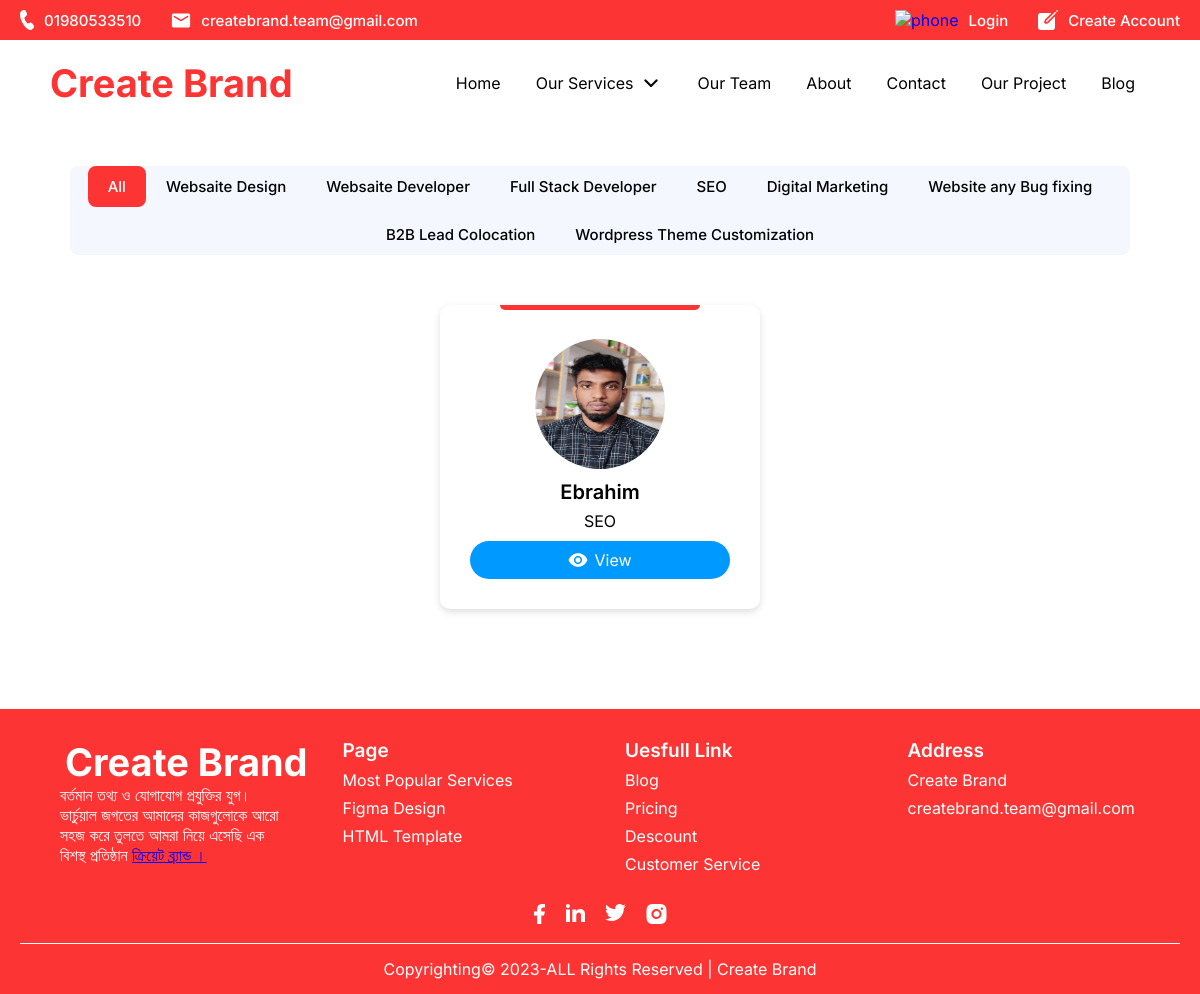
The app's page /Our-Team.php with its own data.
### tables this page shows
CREATE TABLE `ourteam` (
  `id` int(11) NOT NULL,
  `team_d` int(11) NOT NULL,
  `category` varchar(255) NOT NULL,
  `image` text NOT NULL,
  `name` varchar(255) NOT NULL,
  `designation` varchar(255) NOT NULL,
  `description` text DEFAULT NULL,
  `status` int(11) NOT NULL,
  `time` timestamp NOT NULL DEFAULT current_timestamp()
);

### assets/php/function.php (called while the page is built, shortened)
<?php
class fun{
    private $conn;
    function __construct() {
        $conne = new databese;
        $conne->connect();
        $this->conn =$conne->connect;
      }
      public function show($table_name){
        $qur = "SELECT * FROM $table_name  ORDER BY id DESC";
        $conn_c = mysqli_query($this->conn,$qur);
        if ($conn_c->num_rows> 0) {
            $data = $this->conn->query($qur);
            return $data;
        }else {
            return("No Data");
        }
      }
}
class databese{
    private   $servername = "localhost",
	$username = "root",
	$password = "",
	$database_name="createbrand";
    public function connect(){
        $this->connect = mysqli_connect($this->servername,$this->username,$this->password,$this->database_name);
    }
}
?>

### Our-Team.php (the view)
<?php require_once "include/header.php"; ?>
<link rel="stylesheet" href="assets/css/our-team.css">
<?php require_once "include/headerM.php";
$function = new fun();
?>
<section id="our-team">
   <div class="container">
    <div class="header-menu">
        <ul>
            <li class='active' data-team="All">All</li>
            <li data-team="Web Designer">Websaite Design</li>
            <li data-team="Web Developer">Websaite Developer</li>
            <li data-team="Full Stack Developer">Full Stack Developer</li>
            <li data-team="SEO">SEO</li>
            <li data-team="Digital Marketing">Digital Marketing</li>
            <li data-team="Website any Bug fixing">Website any Bug fixing</li>
            <li data-team="B2B Lead Colocation">B2B Lead Colocation</li>
            <li data-team="Wordpress Theme Customization">Wordpress Theme Customization</li>
        </ul>
    </div>
    <div class="row">
      <?php $row =  $function->show('ourteam');
        while($data = $row->fetch_assoc()){ ?>
        <div class="card" data-team="<?php echo $data['category'] ?>">
         <img src="assets/images/team/<?php echo $data['image'] ?>" alt="" class="card-img">
         <div class="text">
            <h3><?php echo $data['name'] ?></h3>
            <p><?php echo $data['category'] ?></p>
            <a href="#"><img src='assets/icons/view-icons.png'>View</a>
         </div>
        </div>
        <?php } ?>
    </div>
   </div>
</section>
<?php require_once "include/footer.php"; ?>

### assets/css/style.css (style rules this page uses)
section { margin: 0px; padding: 0px; overflow: hidden; }
* { margin: 0; padding: 0; box-sizing: border-box; }
body { font-family: 'Inter', sans-serif; }
:root { --primary: #FD3434; --Secondary:#0099ff; --light:#6e6e6e; --white:#fff; --bg:#FEEFEE; --bg2:#f4f7fd; --black:#252525; --box-shadow:0 .5rem 1.5rem rgba(0,0,0,.1) }
a { text-decoration: none; }
.container { max-width: 1200px; margin: 0 auto; width: 100%; padding: 0 20px; }

### assets/css/our-team.css (style rules this page uses)
#our-team { padding: 0px 0px 100px; background-color: #fff; margin-top: 40px; }
#our-team .container { max-width: 1100px; margin: 0 auto; }
#our-team .header-menu { display: flex; align-items: center; justify-content: center; list-style: none; margin-bottom: 50px; }
#our-team .header-menu ul { background:var(--bg2); border-radius: 8px; justify-content: center; display: flex; row-gap: 7px; flex-wrap: wrap; text-align: center; }
#our-team .header-menu ul li { display: inline-block; font-size: 15px; color: #000; padding: 11px 20px; font-weight: 500; cursor: pointer; }
#our-team .header-menu ul li.active { background-color: var(--primary); color: #fff; border-radius: 8px; }
#our-team .row { display: grid; grid-template-columns: repeat(auto-fit,minmax(250px,320px)); gap:40px; row-gap: 40px; justify-content: center; }
#our-team .row .card { border-radius: 10px; position: relative; padding: 34px 30px 30px; text-align: center; box-shadow: 0 3px 7px 0 rgba(0, 0, 0, .13); position: relative; overflow: hidden; }
#our-team .row .card::before { content: ''; position: absolute; left: -129px; top: -128px; border-radius: 2px 0 0 0; background-color: #FD3434; border-radius: 0 50% 50% 50%; width:70px; height: 70px; transition: 0.6s; }
#our-team .row .card::after { content: ''; position: absolute; left: 50%; transform: translateX(-50%); background-color: #FD3434; width: 200px; height: 5px; top: -0px; border-radius: 0 0 20px 20px; transition: 0.4s; }
#our-team .row .card img.card-img { width: 130px; height: 130px; border-radius: 50%; transition: 0.4s; transform-origin: left center; }
#our-team .row .card .text h3 { font-size: 20px; transition: 0.4s; margin:7px 0; font-weight: 600; }
#our-team .row .card .text p { font-size: 16px; margin-bottom: 10px; }
#our-team .row .card .text a { color: #fff; background-color: var(--Secondary); padding: 9px 12px; display: flex; align-items: center; justify-content: center; border-radius: 20px; gap:6px; transition: 0.4s; }

### records on screen
ourteam: image (picture), name "Ebrahim", category "SEO"
